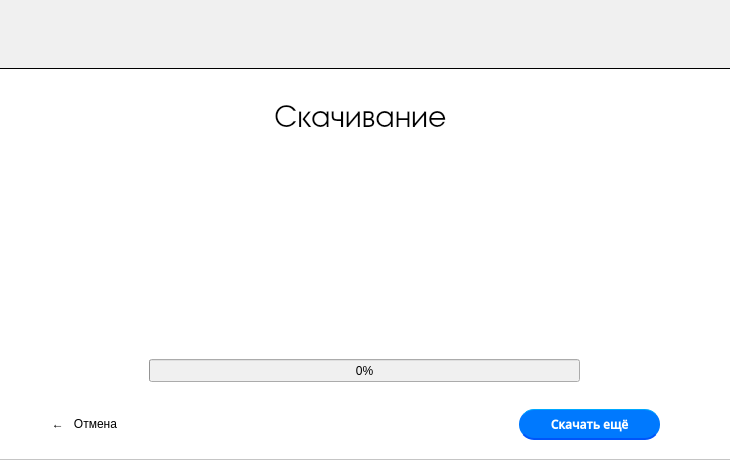
<?xml version="1.0" encoding="UTF-8"?>
<ui version="4.0">
 <class>Dialog</class>
 <widget class="QDialog" name="Dialog">
  <property name="geometry">
   <rect>
    <x>0</x>
    <y>0</y>
    <width>730</width>
    <height>460</height>
   </rect>
  </property>
  <property name="windowTitle">
   <string>Dialog</string>
  </property>
  <widget class="QFrame" name="frame">
   <property name="geometry">
    <rect>
     <x>-10</x>
     <y>-11</y>
     <width>751</width>
     <height>80</height>
    </rect>
   </property>
   <property name="styleSheet">
    <string notr="true">background-color: rgb(240,240,240);
border: 1px solid black;</string>
   </property>
   <property name="frameShape">
    <enum>QFrame::StyledPanel</enum>
   </property>
   <property name="frameShadow">
    <enum>QFrame::Raised</enum>
   </property>
  </widget>
  <widget class="QFrame" name="frame_2">
   <property name="geometry">
    <rect>
     <x>-1</x>
     <y>69</y>
     <width>741</width>
     <height>391</height>
    </rect>
   </property>
   <property name="styleSheet">
    <string notr="true">background-color: #fff;</string>
   </property>
   <property name="frameShape">
    <enum>QFrame::StyledPanel</enum>
   </property>
   <property name="frameShadow">
    <enum>QFrame::Raised</enum>
   </property>
   <widget class="QProgressBar" name="progressBar">
    <property name="geometry">
     <rect>
      <x>150</x>
      <y>290</y>
      <width>431</width>
      <height>23</height>
     </rect>
    </property>
    <property name="styleSheet">
     <string notr="true">background-color: rgb(240,240,240);

</string>
    </property>
    <property name="value">
     <number>0</number>
    </property>
   </widget>
   <widget class="QLabel" name="label">
    <property name="geometry">
     <rect>
      <x>-19</x>
      <y>0</y>
      <width>761</width>
      <height>101</height>
     </rect>
    </property>
    <property name="sizePolicy">
     <sizepolicy hsizetype="Maximum" vsizetype="Minimum">
      <horstretch>0</horstretch>
      <verstretch>0</verstretch>
     </sizepolicy>
    </property>
    <property name="font">
     <font>
      <family>URW Gothic</family>
      <pointsize>23</pointsize>
     </font>
    </property>
    <property name="autoFillBackground">
     <bool>false</bool>
    </property>
    <property name="styleSheet">
     <string notr="true">color: #000;</string>
    </property>
    <property name="text">
     <string>Скачивание</string>
    </property>
    <property name="alignment">
     <set>Qt::AlignCenter</set>
    </property>
   </widget>
   <widget class="QLabel" name="label_2">
    <property name="geometry">
     <rect>
      <x>270</x>
      <y>90</y>
      <width>191</width>
      <height>181</height>
     </rect>
    </property>
    <property name="styleSheet">
     <string notr="true"/>
    </property>
    <property name="text">
     <string/>
    </property>
    <property name="pixmap">
     <pixmap>../../../.designer/icons/download.png</pixmap>
    </property>
    <property name="scaledContents">
     <bool>true</bool>
    </property>
   </widget>
   <widget class="QPushButton" name="pushButton_2">
    <property name="geometry">
     <rect>
      <x>20</x>
      <y>340</y>
      <width>131</width>
      <height>30</height>
     </rect>
    </property>
    <property name="styleSheet">
     <string notr="true">QPushButton {
	border: none;
}
QPushButton:pressed {
	color: rgb(200, 200, 200);
}</string>
    </property>
    <property name="text">
     <string>←   Отмена</string>
    </property>
   </widget>
   <widget class="QPushButton" name="pushButton_3">
    <property name="geometry">
     <rect>
      <x>520</x>
      <y>340</y>
      <width>141</width>
      <height>31</height>
     </rect>
    </property>
    <property name="font">
     <font>
      <family>Open Sans Semibold</family>
      <pointsize>9</pointsize>
      <weight>75</weight>
      <bold>true</bold>
     </font>
    </property>
    <property name="styleSheet">
     <string notr="true">.QPushButton {
	background-color: #0079fe; 
	border-radius: 15px;
	color: white;
	border-top: 1px solid #00a8ff;
	border-bottom: 2px solid #0055fa;
} 
.QPushButton:pressed {
	border: none;
	background-color: #013d7d; 
} </string>
    </property>
    <property name="text">
     <string>Скачать ещё</string>
    </property>
   </widget>
  </widget>
 </widget>
 <resources/>
 <connections/>
</ui>
